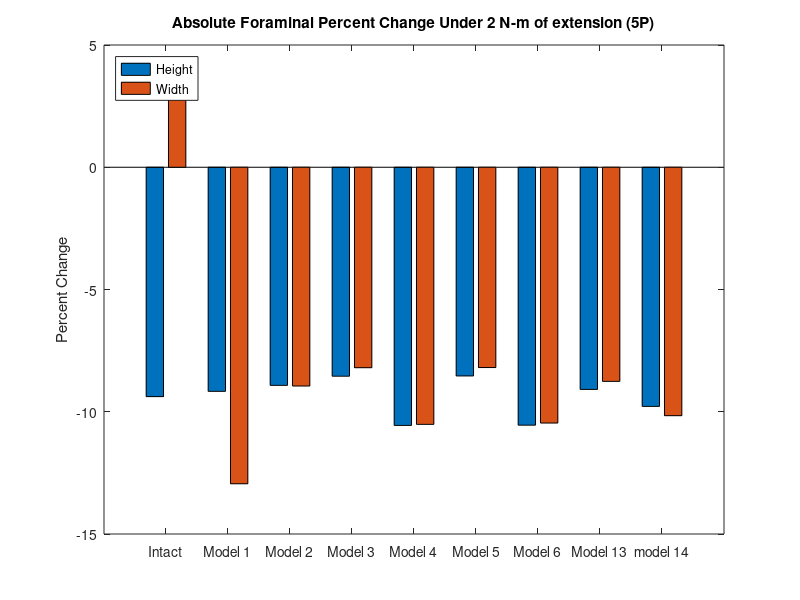
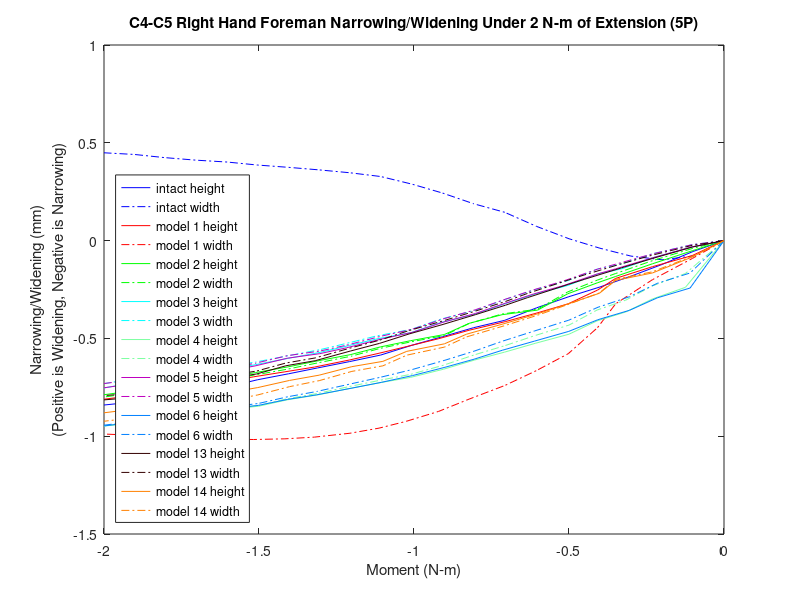

MATLAB code to generate these figures, in order:
%% foreman height and width narrowing/widening 

% 5P!!

% for all models for the c3-c4 left hand side foreman under lateral bending (_n)
% 1297,16439,17116,14886

% Values for displacements have not been replaced. base coordinates have,
% but need checking. 
k=21;
zero1=[0 0 0 0 0 0 0 0 0 0 0 0 0 0 0 0 0 0 0 0 0];

mag15y=zero1;
mag15x=zero1;
width15=zero1;
height15=zero1;

mag14y=zero1;
mag14x=zero1;
width14=zero1;
height14=zero1;

mag13y=zero1;
mag13x=zero1;
width13=zero1;
height13=zero1;

mag6y=zero1;
mag6x=zero1;
width6=zero1;
height6=zero1;

mag5y=zero1;
mag5x=zero1;
width5=zero1;
height5=zero1;

mag4y=zero1;
mag4x=zero1;
width4=zero1;
height4=zero1;

mag3y=zero1;
mag3x=zero1;
width3=zero1;
height3=zero1;


mag2y=zero1;
mag2x=zero1;
width2=zero1;
height2=zero1;

mag1y=zero1;
mag1x=zero1;
width1=zero1;
height1=zero1;
% 1297,16439,17116,14886
%% model15_intact_TLC_5P
t15=[2 2.05 2.1 2.15 2.2 2.25 2.30198 2.35365 2.40358 2.45421 2.50322 2.55384 2.60384 2.65565 2.70225 2.75206 2.80139 2.85108 2.90339 2.95085 3];

% 1297
aa1=12.7746+[4.8745400e-01   1.1863800e+00   1.9156900e+00   2.5561000e+00   3.1641400e+00   3.7114100e+00   4.3140200e+00   4.9591400e+00   5.3380600e+00   5.7888900e+00   6.1645900e+00   6.5071100e+00   6.7002000e+00   6.8935000e+00   7.0758600e+00   7.2539300e+00   7.4653800e+00   7.5780800e+00   7.7261800e+00   7.8959100e+00   7.9886500e+00];
aa2=447.736+[1.5391800e+00   1.0799900e+00   1.3890300e+00   2.0732700e+00   2.9525900e+00   3.8744100e+00   5.0068800e+00   6.2811300e+00   7.0394900e+00   7.9514300e+00   8.7409200e+00   9.4973100e+00   9.9262100e+00   1.0312900e+01   1.0652600e+01   1.0994400e+01   1.1424600e+01   1.1661100e+01   1.1982100e+01   1.2359500e+01   1.2564000e+01];
aa3=-690.116+[-1.1235400e+00  -1.4636900e+00  -1.9049300e+00  -2.3407300e+00  -2.7906000e+00  -3.2281800e+00  -3.7575200e+00  -4.3794100e+00  -4.7612100e+00  -5.2410600e+00  -5.6698800e+00  -6.1043600e+00  -6.3676600e+00  -6.6124700e+00  -6.8371700e+00  -7.0646400e+00  -7.3494600e+00  -7.5059900e+00  -7.7183800e+00  -7.9693100e+00  -8.1070800e+00];

% 16439
ab1=13.5613+[3.1910900e-01   8.1669200e-01   1.3445700e+00   1.8175700e+00   2.2714000e+00   2.6844800e+00   3.1438200e+00   3.6420300e+00   3.9382000e+00   4.2939700e+00   4.5912000e+00   4.8624200e+00   5.0198100e+00   5.1778700e+00   5.3269900e+00   5.4733100e+00   5.6488100e+00   5.7432200e+00   5.8678700e+00   6.0091500e+00   6.0858800e+00];
ab2=447.206+[1.0864800e+00   7.3136500e-01   9.9553000e-01   1.5614400e+00   2.2876500e+00   3.0486400e+00   3.9806100e+00   5.0251900e+00   5.6494700e+00   6.3918700e+00   7.0308500e+00   7.6304600e+00   7.9641200e+00   8.2646300e+00   8.5294000e+00   8.7960500e+00   9.1333300e+00   9.3197700e+00   9.5736900e+00   9.8742300e+00   1.0038000e+01];
ab3=-699.132+[-9.9227400e-01  -1.2989800e+00  -1.6761200e+00  -2.0411500e+00  -2.4149900e+00  -2.7759500e+00  -3.2081000e+00  -3.7107100e+00  -4.0185200e+00  -4.4014200e+00  -4.7379200e+00  -5.0671500e+00  -5.2621600e+00  -5.4407400e+00  -5.6047400e+00  -5.7697400e+00  -5.9762500e+00  -6.0903700e+00  -6.2454100e+00  -6.4291600e+00  -6.5304900e+00];

% 17116
ac1=16.2684+[3.1756800e-01   8.2701900e-01   1.3597400e+00   1.8322400e+00   2.2834500e+00   2.6925000e+00   3.1444000e+00   3.6329400e+00   3.9229300e+00   4.2728800e+00   4.5645100e+00   4.8301500e+00   4.9839300e+00   5.1399900e+00   5.2876800e+00   5.4322300e+00   5.6048900e+00   5.6975500e+00   5.8195500e+00   5.9572500e+00   6.0320200e+00];
ac2=443.597+[1.2257500e+00   8.7528900e-01   1.1900500e+00   1.8220000e+00   2.6206900e+00   3.4512200e+00   4.4644400e+00   5.5963800e+00   6.2701700e+00   7.0694400e+00   7.7561500e+00   8.4012900e+00   8.7606300e+00   9.0831200e+00   9.3667700e+00   9.6522200e+00   1.0012900e+01   1.0212000e+01   1.0483100e+01   1.0803700e+01   1.0978200e+01];
ac3=-706.266+[-1.1326600e+00  -1.4563100e+00  -1.8942100e+00  -2.3350800e+00  -2.7946100e+00  -3.2410400e+00  -3.7765200e+00  -4.3970800e+00  -4.7754400e+00  -5.2457400e+00  -5.6590300e+00  -6.0652900e+00  -6.3050100e+00  -6.5247100e+00  -6.7255500e+00  -6.9276600e+00  -7.1807500e+00  -7.3205900e+00  -7.5106800e+00  -7.7358000e+00  -7.8596900e+00];

% 14886
ad1=9.91704+[5.2208400e-01   1.2371100e+00   1.9927700e+00   2.6616700e+00   3.2992300e+00   3.8750700e+00   4.5135000e+00   5.2003400e+00   5.6044700e+00   6.0847100e+00   6.4870900e+00   6.8580800e+00   7.0696600e+00   7.2792000e+00   7.4762700e+00   7.6695900e+00   7.9008000e+00   8.0245700e+00   8.1880400e+00   8.3762000e+00   8.4789400e+00];
ad2=444.847+[1.4321600e+00   9.4002600e-01   1.1819400e+00   1.7940400e+00   2.6009100e+00   3.4567200e+00   4.5146800e+00   5.7109400e+00   6.4262100e+00   7.2895100e+00   8.0385300e+00   8.7554700e+00   9.1611400e+00   9.5277700e+00   9.8501100e+00   1.0174900e+01   1.0584200e+01   1.0809700e+01   1.1115900e+01   1.1476400e+01   1.1672100e+01];
ad3=-691.954+[-1.0061900e+00  -1.3159100e+00  -1.6786500e+00  -2.0218300e+00  -2.3701400e+00  -2.7077900e+00  -3.1171100e+00  -3.6025600e+00  -3.9033400e+00  -4.2824200e+00  -4.6219800e+00  -4.9648000e+00  -5.1731600e+00  -5.3670700e+00  -5.5460900e+00  -5.7274400e+00  -5.9546600e+00  -6.0796900e+00  -6.2493100e+00  -6.4500700e+00  -6.5606900e+00];

ya1=aa1-ab1;
ya2=aa2-ab2;
ya3=aa3-ab3;
xa1=ad1-ac1;
xa2=ad2-ac2;
xa3=ad3-ac3;
x15=[xa1',xa2',xa3']
y15=[ya1',ya2',ya3']

for n=1:k
    mag15x(n)=sqrt(x15(n,1)^2+x15(n,2)^2+x15(n,3)^2);
end
for n=1:k
    mag15y(n)=sqrt(y15(n,1)^2+y15(n,2)^2+y15(n,3)^2);
end
for n=1:k
    width15(n)=mag15x(1,1)-mag15x(1,n);
end
for n=1:k
    height15(n)=mag15y(1,1)-mag15y(1,n);
end

%% model1_slideslide_tether/S2_5P
t1=[2 2.05126 2.11533 2.17471 2.20404 2.25121 2.30289 2.35286 2.41117 2.46025 2.51267 2.5564 2.60334 2.66048 2.70822 2.759 2.80923 2.85061 2.90524 2.95003 3];

% 1297
ae1=12.7746+[-3.0399900e-01   5.2145800e-02   5.3880700e-01   1.1173000e+00   1.7313800e+00   2.4946800e+00   3.0514400e+00   3.5766300e+00   4.1254600e+00   4.6661200e+00   5.1888700e+00   5.6341500e+00   6.0820500e+00   6.5730000e+00   6.8878700e+00   7.1861900e+00   7.4760800e+00   7.6813900e+00   7.8839200e+00   8.0443100e+00   8.1945900e+00];
ae2=447.736+[2.4876100e+00   2.4364500e+00   2.4860200e+00   2.5949200e+00   2.7596700e+00   3.0531200e+00   3.3358200e+00   3.6688300e+00   4.1102900e+00   4.6569300e+00   5.3033700e+00   5.9503200e+00   6.7011800e+00   7.6248200e+00   8.2931900e+00   8.9902400e+00   9.7448400e+00   1.0343500e+01   1.0966200e+01   1.1477000e+01   1.1979000e+01];
ae3=-690.116+[-1.1890200e+00  -1.7358800e+00  -2.0616400e+00  -2.4120500e+00  -2.7741800e+00  -3.2320700e+00  -3.5719400e+00  -3.9005800e+00  -4.2663500e+00  -4.6542400e+00  -5.0627100e+00  -5.4447700e+00  -5.8586000e+00  -6.3501100e+00  -6.6932300e+00  -7.0370400e+00  -7.4021200e+00  -7.6913700e+00  -7.9974300e+00  -8.2542800e+00  -8.5122600e+00];

% 16439
af1=13.5613+[-3.2124000e-01  -9.4794800e-02   2.2332400e-01   6.1691400e-01   1.0549600e+00   1.6240900e+00   2.0502400e+00   2.4593300e+00   2.8915900e+00   3.3211800e+00   3.7400900e+00   4.0980700e+00   4.4645600e+00   4.8663700e+00   5.1238900e+00   5.3712000e+00   5.6154800e+00   5.7902400e+00   5.9622000e+00   6.0991400e+00   6.2293700e+00];
af2=447.206+[1.8134300e+00   1.7112300e+00   1.7536400e+00   1.8590300e+00   2.0065900e+00   2.2538800e+00   2.4881100e+00   2.7651100e+00   3.1311900e+00   3.5855200e+00   4.1227400e+00   4.6602200e+00   5.2823600e+00   6.0437300e+00   6.5930000e+00   7.1595000e+00   7.7675200e+00   8.2486600e+00   8.7485500e+00   9.1587600e+00   9.5628100e+00];
af3=-699.132+[-9.0469200e-01  -1.3772600e+00  -1.6554300e+00  -1.9527800e+00  -2.2559200e+00  -2.6361500e+00  -2.9171400e+00  -3.1887700e+00  -3.4909200e+00  -3.8104400e+00  -4.1471500e+00  -4.4631100e+00  -4.8034600e+00  -5.2055400e+00  -5.4832900e+00  -5.7549200e+00  -6.0379600e+00  -6.2590800e+00  -6.4912800e+00  -6.6853800e+00  -6.8802000e+00];

% 17116
ag1=16.2684+[-3.4470400e-01  -1.0821100e-01   2.1523400e-01   6.1095500e-01   1.0473300e+00   1.6126400e+00   2.0348500e+00   2.4389000e+00   2.8649900e+00   3.2865200e+00   3.6964100e+00   4.0458300e+00   4.4021200e+00   4.7920300e+00   5.0404700e+00   5.2792700e+00   5.5148100e+00   5.6829900e+00   5.8485500e+00   5.9795900e+00   6.1031100e+00];
ag2=449.981+[1.9898500e+00   1.9143800e+00   1.9892700e+00   2.1313100e+00   2.3179000e+00   2.6153600e+00   2.8878600e+00   3.2031100e+00   3.6127000e+00   4.1150100e+00   4.7038500e+00   5.2896700e+00   5.9641100e+00   6.7863600e+00   7.3778800e+00   7.9860800e+00   8.6373200e+00   9.1511900e+00   9.6838700e+00   1.0120500e+01   1.0550200e+01];
ag3=-696.273+[-1.0629800e+00  -1.5754800e+00  -1.8959900e+00  -2.2383300e+00  -2.5867200e+00  -3.0253900e+00  -3.3514800e+00  -3.6684500e+00  -4.0235100e+00  -4.4023200e+00  -4.8052800e+00  -5.1861000e+00  -5.5990700e+00  -6.0908500e+00  -6.4334200e+00  -6.7729200e+00  -7.1302500e+00  -7.4105400e+00  -7.7051700e+00  -7.9506700e+00  -8.1961800e+00];

% 14886
ah1=9.91704+[-2.6361700e-01   1.0085600e-01   6.0690400e-01   1.2119400e+00   1.8564900e+00   2.6584400e+00   3.2441300e+00   3.7979200e+00   4.3783700e+00   4.9528900e+00   5.5109800e+00   5.9881400e+00   6.4704600e+00   7.0004400e+00   7.3425200e+00   7.6672800e+00   7.9847200e+00   8.2113800e+00   8.4355400e+00   8.6144500e+00   8.7841500e+00];
ah2=448.847+[2.3816500e+00   2.2909800e+00   2.2902300e+00   2.3431300e+00   2.4511700e+00   2.6766500e+00   2.9107600e+00   3.1977800e+00   3.5897600e+00   4.0852800e+00   4.6800600e+00   5.2815900e+00   5.9854700e+00   6.8576200e+00   7.4919900e+00   8.1567200e+00   8.8790500e+00   9.4540000e+00   1.0053800e+01   1.0546500e+01   1.1031000e+01];
ah3=-691.954+[-1.0819800e+00  -1.5741400e+00  -1.8406400e+00  -2.1289500e+00  -2.4294900e+00  -2.8102100e+00  -3.0920800e+00  -3.3636700e+00  -3.6641900e+00  -3.9804400e+00  -4.3107400e+00  -4.6179700e+00  -4.9483600e+00  -5.3380300e+00  -5.6081100e+00  -5.8748400e+00  -6.1550400e+00  -6.3763300e+00  -6.6107700e+00  -6.8084800e+00  -7.0081000e+00];

xb1=ah1-ag1;
xb2=ah2-ag2;
xb3=ah3-ag3;
yb1=ae1-af1;
yb2=ae2-af2;
yb3=ae3-af3;
y1=[yb1',yb2',yb3'];
x1=[xb1',xb2',xb3'];

for n=1:k
    mag1x(n)=sqrt(x1(n,1)^2+x1(n,2)^2+x1(n,3)^2);
end
for n=1:k
    mag1y(n)=sqrt(y1(n,1)^2+y1(n,2)^2+y1(n,3)^2);
end
for n=1:k
    height1(n)=mag1y(1,1)-mag1y(1,n);
end
for n=1:k
    width1(n)=mag1x(1,1)-mag1x(1,n);
end
%% model2_SlideSlide_NoTether/S2_5P
t2=[2 2.05126 2.11533 2.17471 2.20447 2.25221 2.30059 2.35788 2.41099 2.45099 2.50605 2.55427 2.60174 2.65492 2.70335 2.75569 2.80363 2.85302 2.90564 2.95047 3];

% 1297
ai1=12.7746+[-1.7128900e-01  -4.0596400e-02   2.5208200e-01   5.9891700e-01   7.9039700e-01   1.1535300e+00   1.7724100e+00   1.9683100e+00   2.3717900e+00   2.9605700e+00   3.3220100e+00   3.7059900e+00   4.2135400e+00   4.6666300e+00   5.1172600e+00   5.5573000e+00   5.9392300e+00   6.3213900e+00   6.6543900e+00   6.9943200e+00   7.3252300e+00];
ai2=447.736+[2.9455100e+00   2.9097700e+00   2.9802500e+00   3.0959100e+00   3.1669100e+00   3.3093700e+00   3.5768700e+00   3.6648000e+00   3.8557300e+00   4.1635100e+00   4.3737600e+00   4.6222700e+00   4.9955400e+00   5.3727200e+00   5.7915200e+00   6.2539200e+00   6.7064800e+00   7.1877700e+00   7.6390100e+00   8.1350900e+00   8.6627500e+00];
ai3=-690.116+[-1.4399000e+00  -1.6986800e+00  -1.9887800e+00  -2.2814700e+00  -2.4334700e+00  -2.7047000e+00  -3.1401900e+00  -3.2728900e+00  -3.5426400e+00  -3.9286500e+00  -4.1678100e+00  -4.4269000e+00  -4.7804700e+00  -5.1078500e+00  -5.4434100e+00  -5.7869800e+00  -6.1011900e+00  -6.4254700e+00  -6.7144000e+00  -7.0173700e+00  -7.3253500e+00];

% 16439
aj1=13.5613+[-2.2044400e-01  -1.4360800e-01   2.2229800e-02   2.2841000e-01   3.4685800e-01   5.8105400e-01   1.0179500e+00   1.1620800e+00   1.4674000e+00   1.9247300e+00   2.2119200e+00   2.5192400e+00   2.9268300e+00   3.2926000e+00   3.6599400e+00   4.0206100e+00   4.3356700e+00   4.6532500e+00   4.9334300e+00   5.2187100e+00   5.4955600e+00];
aj2=447.206+[2.1526800e+00   2.0941900e+00   2.1323900e+00   2.2190800e+00   2.2752000e+00   2.3910200e+00   2.6008500e+00   2.6697000e+00   2.8171800e+00   3.0605800e+00   3.2298000e+00   3.4329600e+00   3.7424500e+00   4.0583100e+00   4.4093600e+00   4.7970400e+00   5.1765600e+00   5.5803400e+00   5.9575300e+00   6.3707000e+00   6.8089800e+00];
aj3=-699.132+[-1.1264800e+00  -1.3334500e+00  -1.5601100e+00  -1.7902700e+00  -1.9098200e+00  -2.1239300e+00  -2.4673800e+00  -2.5729500e+00  -2.7887400e+00  -3.1009900e+00  -3.2966400e+00  -3.5106100e+00  -3.8049600e+00  -4.0793700e+00  -4.3605200e+00  -4.6484700e+00  -4.9115900e+00  -5.1827300e+00  -5.4223300e+00  -5.6715100e+00  -5.9223300e+00];

% 17116
ak1=16.2684+[-2.4201000e-01  -1.5834100e-01   1.4163300e-02   2.2391900e-01   3.4305200e-01   5.7658400e-01   1.0098500e+00   1.1522800e+00   1.4536800e+00   1.9040900e+00   2.1865000e+00   2.4883600e+00   2.8877900e+00   3.2451700e+00   3.6038900e+00   3.9565700e+00   4.2645500e+00   4.5746700e+00   4.8490100e+00   5.1285200e+00   5.3993000e+00];
ak2=449.981+[2.3669000e+00   2.3147800e+00   2.3770700e+00   2.4922400e+00   2.5640800e+00   2.7088900e+00   2.9667500e+00   3.0504100e+00   3.2277900e+00   3.5147600e+00   3.7109300e+00   3.9433800e+00   4.2929800e+00   4.6462500e+00   5.0352600e+00   5.4611100e+00   5.8752900e+00   6.3142400e+00   6.7220900e+00   7.1672900e+00   7.6381700e+00];
ak3=-696.273+[-1.3288600e+00  -1.5500300e+00  -1.8111900e+00  -2.0785500e+00  -2.2176000e+00  -2.4663100e+00  -2.8660500e+00  -2.9888100e+00  -3.2393800e+00  -3.6026100e+00  -3.8301400e+00  -4.0792600e+00  -4.4224600e+00  -4.7431600e+00  -5.0728800e+00  -5.4124100e+00  -5.7243800e+00  -6.0465500e+00  -6.3331800e+00  -6.6338500e+00  -6.9389000e+00];

% 14886
al1=9.91704+[-1.2909300e-01   3.3129300e-03   3.0857500e-01   6.7418100e-01   8.7714300e-01   1.2627500e+00   1.9202000e+00   2.1283100e+00   2.5570100e+00   3.1825300e+00   3.5671700e+00   3.9765000e+00   4.5186300e+00   5.0038200e+00   5.4866800e+00   5.9578100e+00   6.3671600e+00   6.7774000e+00   7.1343400e+00   7.4985100e+00   7.8536200e+00];
al2=444.847+[2.8113300e+00   2.7596000e+00   2.7890500e+00   2.8583800e+00   2.9046500e+00   3.0030800e+00   3.2016000e+00   3.2690900e+00   3.4194400e+00   3.6713400e+00   3.8482000e+00   4.0616700e+00   4.3891000e+00   4.7255700e+00   5.1046700e+00   5.5291700e+00   5.9489200e+00   6.3978900e+00   6.8218400e+00   7.2906500e+00   7.7918300e+00];
al3=-691.954+[-1.2862800e+00  -1.5202400e+00  -1.7566900e+00  -1.9930400e+00  -2.1160200e+00  -2.3367300e+00  -2.6922500e+00  -2.8010100e+00  -3.0226500e+00  -3.3406400e+00  -3.5383100e+00  -3.7528500e+00  -4.0461500e+00  -4.3178300e+00  -4.5957900e+00  -4.8793200e+00  -5.1375500e+00  -5.4038200e+00  -5.6393800e+00  -5.8843800e+00  -6.1316000e+00];

xc1=al1-ak1;
xc2=al2-ak2;
xc3=al3-ak3;
yd1=ai1-aj1;
yd2=ai2-aj2;
yd3=ai3-aj3;
y2=[yd1',yd2',yd3'];
x2=[xc1',xc2',xc3'];

for n=1:k
    mag2x(n)=sqrt(x2(n,1)^2+x2(n,2)^2+x2(n,3)^2);
end
for n=1:k
    mag2y(n)=sqrt(y2(n,1)^2+y2(n,2)^2+y2(n,3)^2);
end
for n=1:k
    height2(n)=mag2y(1,1)-mag2y(1,n);
end
for n=1:k
    width2(n)=mag2x(1,1)-mag2x(1,n);
end

%% model3_APSlide_Tether/S2_5P
t3=[2 2.05126 2.11533 2.16533 2.20361 2.25215 2.30482 2.35211 2.4011 2.4565 2.50468 2.55973 2.60432 2.65144 2.70196 2.75595 2.80367 2.85248 2.91084 2.96199 3];
% 1297
am1=12.7746+[3.3679900e-01   3.7451000e-01   4.8744500e-01   6.3559100e-01   7.1292900e-01   9.0995300e-01   1.0754600e+00   1.2676100e+00   1.5121900e+00   1.7307100e+00   2.0338200e+00   2.2508000e+00   2.5042600e+00   2.7992900e+00   3.0818300e+00   3.4292000e+00   3.7135000e+00   4.0379400e+00   4.4686200e+00   4.6179400e+00   4.9286200e+00];
am2=447.736+[2.5609300e+00   2.5531300e+00   2.6039300e+00   2.6865200e+00   2.7332100e+00   2.8577200e+00   2.9660100e+00   3.0983000e+00   3.2687300e+00   3.4207400e+00   3.6300700e+00   3.7795700e+00   3.9565400e+00   4.1659600e+00   4.3708900e+00   4.6311900e+00   4.8513400e+00   5.1115700e+00   5.4736400e+00   5.6027700e+00   5.8811200e+00];
am3=-690.116+[-1.7303000e+00  -1.8051200e+00  -1.9613700e+00  -2.1391400e+00  -2.2266400e+00  -2.4383900e+00  -2.6069500e+00  -2.7990500e+00  -3.0332300e+00  -3.2319100e+00  -3.4948200e+00  -3.6733100e+00  -3.8780600e+00  -4.1125900e+00  -4.3323700e+00  -4.5991200e+00  -4.8161100e+00  -5.0621300e+00  -5.3895500e+00  -5.5035900e+00  -5.7424000e+00];
% 16439
an1=13.5613+[1.6922800e-01   1.9348500e-01   2.4898300e-01   3.2086300e-01   3.5931400e-01   4.6016000e-01   5.4926300e-01   6.6213200e-01   8.1633700e-01   9.6490600e-01   1.1830000e+00   1.3444800e+00   1.5376600e+00   1.7675600e+00   1.9908400e+00   2.2689300e+00   2.5003200e+00   2.7680400e+00   3.1261300e+00   3.2502700e+00   3.5083400e+00];
an2=447.206+[1.8377900e+00   1.8119300e+00   1.8265600e+00   1.8736700e+00   1.9035600e+00   1.9904100e+00   2.0695600e+00   2.1670600e+00   2.2922500e+00   2.4011600e+00   2.5531300e+00   2.6632500e+00   2.7943500e+00   2.9526400e+00   3.1109700e+00   3.3164900e+00   3.4920100e+00   3.7023600e+00   3.9998000e+00   4.1071200e+00   4.3403400e+00];
an3=-699.132+[-1.4183800e+00  -1.4591200e+00  -1.5568100e+00  -1.6766500e+00  -1.7373600e+00  -1.8874200e+00  -2.0092200e+00  -2.1488900e+00  -2.3210500e+00  -2.4686400e+00  -2.6675300e+00  -2.8049700e+00  -2.9647200e+00  -3.1505600e+00  -3.3274600e+00  -3.5446900e+00  -3.7221400e+00  -3.9248200e+00  -4.1968600e+00  -4.2921100e+00  -4.4922800e+00];
% 17116
ao1=16.2684+[1.5435300e-01   1.8291700e-01   2.4532200e-01   3.2264800e-01   3.6309200e-01   4.6676300e-01   5.5653700e-01   6.6871000e-01   8.2062200e-01   9.6650800e-01   1.1799700e+00   1.3378400e+00   1.5265200e+00   1.7508000e+00   1.9683500e+00   2.2387900e+00   2.4636300e+00   2.7240000e+00   3.0725100e+00   3.1933400e+00   3.4446400e+00];
ao2=449.981+[2.0571100e+00   2.0308000e+00   2.0528700e+00   2.1125900e+00   2.1495700e+00   2.2558500e+00   2.3519000e+00   2.4697200e+00   2.6208900e+00   2.7523600e+00   2.9352700e+00   3.0670000e+00   3.2229900e+00   3.4098600e+00   3.5950300e+00   3.8331500e+00   4.0349000e+00   4.2744400e+00   4.6098200e+00   4.7301000e+00   4.9900300e+00];
ao3=-696.273+[-1.6334300e+00  -1.6780700e+00  -1.7913900e+00  -1.9314800e+00  -2.0025400e+00  -2.1785000e+00  -2.3212200e+00  -2.4847700e+00  -2.6864800e+00  -2.8594800e+00  -3.0929600e+00  -3.2546500e+00  -3.4424600e+00  -3.6607100e+00  -3.8682700e+00  -4.1229400e+00  -4.3308900e+00  -4.5683000e+00  -4.8868500e+00  -4.9983400e+00  -5.2326800e+00];
% 14886
ap1=9.91704+[3.8729600e-01   4.2378900e-01   5.3982000e-01   6.9523700e-01   7.7722700e-01   9.8787800e-01   1.1661600e+00   1.3747100e+00   1.6407600e+00   1.8783900e+00   2.2074400e+00   2.4426700e+00   2.7175600e+00   3.0374200e+00   3.3435800e+00   3.7200100e+00   4.0281000e+00   4.3791900e+00   4.8446400e+00   5.0059200e+00   5.3411600e+00];
ap2=444.847+[2.4108500e+00   2.3967600e+00   2.4270000e+00   2.4832000e+00   2.5162400e+00   2.6065600e+00   2.6869000e+00   2.7869000e+00   2.9180700e+00   3.0370200e+00   3.2036100e+00   3.3245200e+00   3.4693000e+00   3.6429400e+00   3.8153300e+00   4.0374200e+00   4.2275200e+00   4.4551500e+00   4.7762200e+00   4.8916500e+00   5.1424100e+00];
ap3=-691.954+[-1.5620500e+00  -1.6244100e+00  -1.7492100e+00  -1.8905900e+00  -1.9602300e+00  -2.1291600e+00  -2.2640800e+00  -2.4184700e+00  -2.6070300e+00  -2.7670000e+00  -2.9791000e+00  -3.1232200e+00  -3.2888500e+00  -3.4791200e+00  -3.6580500e+00  -3.8762100e+00  -4.0541500e+00  -4.2565600e+00  -4.5270900e+00  -4.6216300e+00  -4.8200900e+00];

xe1=ap1-ao1;
xe2=ap2-ao2;
xe3=ap3-ao3;
yf1=am1-an1;
yf2=am2-an2;
yf3=am3-an3;
y3=[yf1',yf2',yf3'];
x3=[xe1',xe2',xe3'];

for n=1:k
    mag3x(n)=sqrt(x3(n,1)^2+x3(n,2)^2+x3(n,3)^2);
end
for n=1:k
    mag3y(n)=sqrt(y3(n,1)^2+y3(n,2)^2+y3(n,3)^2);
end
for n=1:k
    height3(n)=mag3y(1,1)-mag3y(1,n);
end
for n=1:k
    width3(n)=mag3x(1,1)-mag3x(1,n);
end


%% model4_APSlide_NoTether/S2_5P
t4=[2 2.0622 2.11523 2.15852 2.20492 2.25001 2.30364 2.35417 2.40231 2.45225 2.50547 2.55011 2.60474 2.65523 2.70472 2.7507 2.80007 2.85772 2.90074 2.95442 3];
% 1297
aq1=12.7746+[-4.3484900e-01   1.3797900e+00   2.2210700e+00   3.0211000e+00   3.5333300e+00   4.2925800e+00   4.8360700e+00   5.3838300e+00   5.8402000e+00   6.2999500e+00   6.6392200e+00   6.8091200e+00   7.0153400e+00   7.2192200e+00   7.3809700e+00   7.5861400e+00   7.6873700e+00   7.8542700e+00   8.0093800e+00   8.1334100e+00   8.2592900e+00];
aq2=447.736+[2.5760800e+00   1.5606800e+00   1.7165300e+00   2.4000500e+00   3.1057200e+00   4.4156400e+00   5.4569000e+00   6.5622800e+00   7.5290200e+00   8.5855800e+00   9.4451700e+00   9.8843700e+00   1.0395000e+01   1.0881300e+01   1.1268400e+01   1.1777900e+01   1.2036100e+01   1.2453800e+01   1.2843200e+01   1.3167200e+01   1.3501500e+01];
aq3=-690.116+[-9.0088400e-02  -2.1658400e+00  -2.6070300e+00  -3.1149400e+00  -3.4892600e+00  -4.0985600e+00  -4.5732900e+00  -5.0984200e+00  -5.5778700e+00  -6.1190400e+00  -6.5719400e+00  -6.8161900e+00  -7.1089200e+00  -7.3996000e+00  -7.6338800e+00  -7.9430800e+00  -8.1014400e+00  -8.3600100e+00  -8.6031700e+00  -8.8060700e+00  -9.0182900e+00];
% 16439
ar1=13.5613+[-4.2097600e-01   9.0625400e-01   1.5171300e+00   2.1103900e+00   2.4981200e+00   3.0827900e+00   3.5077200e+00   3.9373100e+00   4.2990700e+00   4.6666900e+00   4.9375700e+00   5.0738500e+00   5.2461500e+00   5.4154200e+00   5.5493300e+00   5.7196700e+00   5.8060700e+00   5.9475600e+00   6.0791000e+00   6.1851700e+00   6.2941600e+00];
ar2=447.206+[1.7838300e+00   1.0764100e+00   1.2501300e+00   1.8276400e+00   2.4089100e+00   3.4897300e+00   4.3494300e+00   5.2598500e+00   6.0526700e+00   6.9098400e+00   7.6005000e+00   7.9492200e+00   8.3483300e+00   8.7293800e+00   9.0339400e+00   9.4362100e+00   9.6398500e+00   9.9709800e+00   1.0281300e+01   1.0540400e+01   1.0808400e+01];
ar3=-699.132+[7.7023900e-02  -1.8292300e+00  -2.2181500e+00  -2.6453200e+00  -2.9536800e+00  -3.4507100e+00  -3.8380100e+00  -4.2663200e+00  -4.6551600e+00  -5.0862600e+00  -5.4390700e+00  -5.6255400e+00  -5.8432600e+00  -6.0592200e+00  -6.2332200e+00  -6.4627300e+00  -6.5806400e+00  -6.7735200e+00  -6.9553800e+00  -7.1074200e+00  -7.2668300e+00];
% 17116
as1=16.2684+[-4.5758100e-01   9.0385500e-01   1.5145700e+00   2.1036500e+00   2.4863400e+00   3.0593900e+00   3.4742900e+00   3.8919100e+00   4.2419500e+00   4.5969800e+00   4.8554900e+00   4.9847700e+00   5.1499000e+00   5.3118200e+00   5.4397300e+00   5.6020800e+00   5.6846200e+00   5.8201200e+00   5.9457500e+00   6.0465100e+00   6.1498200e+00];
as2=449.981+[1.9827400e+00   1.2873900e+00   1.5060100e+00   2.1553700e+00   2.7960600e+00   3.9751500e+00   4.9078900e+00   5.8933300e+00   6.7499000e+00   7.6737700e+00   8.4183400e+00   8.7948100e+00   9.2248500e+00   9.6353100e+00   9.9629800e+00   1.0394900e+01   1.0613100e+01   1.0966900e+01   1.1298100e+01   1.1574200e+01   1.1859900e+01];
as3=-696.273+[-9.3101500e-02  -2.0474500e+00  -2.4877900e+00  -2.9971500e+00  -3.3754300e+00  -3.9922900e+00  -4.4740500e+00  -5.0043300e+00  -5.4840700e+00  -6.0167000e+00  -6.4543100e+00  -6.6857300e+00  -6.9563600e+00  -7.2239400e+00  -7.4395700e+00  -7.7241500e+00  -7.8701000e+00  -8.1084000e+00  -8.3327100e+00  -8.5201300e+00  -8.7164500e+00];
% 14886
at1=9.91704+[-3.8613900e-01   1.4604300e+00   2.3363300e+00   3.1745800e+00   3.7148900e+00   4.5205000e+00   5.0992200e+00   5.6858200e+00   6.1775600e+00   6.6764600e+00   7.0511200e+00   7.2410900e+00   7.4711800e+00   7.6991800e+00   7.8805400e+00   8.1115300e+00   8.2257100e+00   8.4133000e+00   8.5879700e+00   8.7285000e+00   8.8716000e+00];
at2=444.847+[2.4369800e+00   1.3711100e+00   1.4611900e+00   2.0630400e+00   2.7081900e+00   3.9245600e+00   4.8999700e+00   5.9394600e+00   6.8515600e+00   7.8519400e+00   8.6663600e+00   9.0819600e+00   9.5655700e+00   1.0026400e+01   1.0393900e+01   1.0878800e+01   1.1125200e+01   1.1524800e+01   1.1898100e+01   1.2209000e+01   1.2530500e+01];
at3=-691.954+[6.2514600e-02  -1.9770000e+00  -2.3519300e+00  -2.7595500e+00  -3.0506400e+00  -3.5197200e+00  -3.8858600e+00  -4.2945600e+00  -4.6703600e+00  -5.0947400e+00  -5.4491600e+00  -5.6402700e+00  -5.8683100e+00  -6.0960500e+00  -6.2799600e+00  -6.5229300e+00  -6.6474800e+00  -6.8515000e+00  -7.0440100e+00  -7.2050500e+00  -7.3740200e+00];

xg1=at1-as1;
xg2=at2-as2;
xg3=at3-as3;
yh1=aq1-ar1;
yh2=aq2-ar2;
yh3=aq3-ar3;
y4=[yh1',yh2',yh3'];
x4=[xg1',xg2',xg3'];

for n=1:k
    mag4x(n)=sqrt(x4(n,1)^2+x4(n,2)^2+x4(n,3)^2);
end
for n=1:k
    mag4y(n)=sqrt(y4(n,1)^2+y4(n,2)^2+y4(n,3)^2);
end
for n=1:k
    height4(n)=mag4y(1,1)-mag4y(1,n);
end
for n=1:k
    width4(n)=mag4x(1,1)-mag4x(1,n);
end

%% model5_LatSlide_Tether/S2_5P
t5=[2 2.05126 2.11533 2.17471 2.20404 2.25806 2.30703 2.35279 2.40109 2.45138 2.50274 2.55389 2.60894 2.65187 2.70418 2.75649 2.80083 2.85242 2.90526 2.95387 3];
% 1297
au1=12.7746+[3.1852000e-01   3.5404200e-01   4.6225100e-01   6.0486900e-01   6.7954000e-01   8.7054600e-01   1.0313800e+00   1.2186100e+00   1.4492700e+00   1.6626500e+00   1.9659600e+00   2.2020600e+00   2.5313400e+00   2.7858200e+00   3.0038900e+00   3.4148200e+00   3.7018000e+00   3.9464700e+00   4.3042100e+00   4.5242900e+00   4.8154100e+00];
au2=447.736+[2.6057600e+00   2.5981200e+00   2.6465600e+00   2.7251500e+00   2.7696400e+00   2.8886100e+00   2.9930100e+00   3.1213800e+00   3.2823000e+00   3.4317500e+00   3.6424600e+00   3.8060900e+00   4.0377900e+00   4.2200200e+00   4.3789300e+00   4.6878700e+00   4.9114600e+00   5.1074900e+00   5.4041000e+00   5.5917200e+00   5.8491600e+00];
au3=-690.116+[-1.7472500e+00  -1.8215700e+00  -1.9761900e+00  -2.1508800e+00  -2.2366200e+00  -2.4438600e+00  -2.6088800e+00  -2.7973900e+00  -3.0196400e+00  -3.2155300e+00  -3.4810500e+00  -3.6765900e+00  -3.9429600e+00  -4.1451400e+00  -4.3151500e+00  -4.6318500e+00  -4.8506700e+00  -5.0366000e+00  -5.3083900e+00  -5.4760000e+00  -5.6991100e+00];
% 16439
av1=13.5613+[1.4615900e-01   1.6817100e-01   2.2012000e-01   2.8843100e-01   3.2526400e-01   4.2232500e-01   5.0836800e-01   6.1756000e-01   7.6183700e-01   9.0581100e-01   1.1225400e+00   1.2975400e+00   1.5489200e+00   1.7478600e+00   1.9199700e+00   2.2491600e+00   2.4831700e+00   2.6850700e+00   2.9821700e+00   3.1649600e+00   3.4066100e+00];
av2=447.206+[1.8708400e+00   1.8450800e+00   1.8565900e+00   1.8992500e+00   1.9268800e+00   2.0088000e+00   2.0847600e+00   2.1792900e+00   2.2978000e+00   2.4049400e+00   2.5581100e+00   2.6789700e+00   2.8513600e+00   2.9900800e+00   3.1131400e+00   3.3572000e+00   3.5358800e+00   3.6942900e+00   3.9371700e+00   4.0928100e+00   4.3083400e+00];
av3=-699.132+[-1.4334300e+00  -1.4740000e+00  -1.5696700e+00  -1.6859700e+00  -1.7448000e+00  -1.8904600e+00  -2.0090300e+00  -2.1455500e+00  -2.3084200e+00  -2.4533300e+00  -2.6534200e+00  -2.8036800e+00  -3.0114500e+00  -3.1720300e+00  -3.3088400e+00  -3.5664900e+00  -3.7454000e+00  -3.8984600e+00  -4.1237600e+00  -4.2635200e+00  -4.4504200e+00];
% 17116
aw1=16.2684+[1.3041600e-01   1.5685100e-01   2.1587500e-01   2.8977000e-01   3.2867700e-01   4.2886900e-01   5.1579400e-01   6.2463500e-01   7.6696400e-01   9.0840100e-01   1.1206100e+00   1.2917000e+00   1.5371800e+00   1.7311600e+00   1.8988300e+00   2.2190200e+00   2.4464900e+00   2.6428300e+00   2.9319100e+00   3.1098700e+00   3.3452400e+00];
aw2=449.981+[2.0970500e+00   2.0707600e+00   2.0889900e+00   2.1432400e+00   2.1774100e+00   2.2774700e+00   2.3695100e+00   2.4835400e+00   2.6264000e+00   2.7555700e+00   2.9396900e+00   3.0841200e+00   3.2887200e+00   3.4520500e+00   3.5958300e+00   3.8784700e+00   4.0834800e+00   4.2639500e+00   4.5384400e+00   4.7131700e+00   4.9536400e+00];
aw3=-696.273+[-1.6551300e+00  -1.6996500e+00  -1.8104000e+00  -1.9460500e+00  -2.0147400e+00  -2.1852100e+00  -2.3240400e+00  -2.4838400e+00  -2.6746400e+00  -2.8444700e+00  -3.0792700e+00  -3.2560200e+00  -3.5001700e+00  -3.6887000e+00  -3.8492100e+00  -4.1513500e+00  -4.3610600e+00  -4.5403800e+00  -4.8042300e+00  -4.9678500e+00  -5.1866200e+00];
% 14886
ax1=9.91704+[3.7090600e-01   4.0506200e-01   5.1597600e-01   6.6537500e-01   7.4442600e-01   9.4833500e-01   1.1214100e+00   1.3244300e+00   1.5752900e+00   1.8074300e+00   2.1369200e+00   2.3930400e+00   2.7503600e+00   3.0264400e+00   3.2628400e+00   3.7082900e+00   4.0192400e+00   4.2841300e+00   4.6710000e+00   4.9087000e+00   5.2228300e+00];
ax2=444.847+[2.4504300e+00   2.4366700e+00   2.4652000e+00   2.5183400e+00   2.5496900e+00   2.6357200e+00   2.7130500e+00   2.8100000e+00   2.9337700e+00   3.0506000e+00   3.2180800e+00   3.3503500e+00   3.5402900e+00   3.6917800e+00   3.8255000e+00   4.0891200e+00   4.2826000e+00   4.4539300e+00   4.7160500e+00   4.8833700e+00   5.1148800e+00];
ax3=-691.954+[-1.5725900e+00  -1.6344400e+00  -1.7579800e+00  -1.8970400e+00  -1.9653400e+00  -2.1308300e+00  -2.2629500e+00  -2.4144400e+00  -2.5933500e+00  -2.7509900e+00  -2.9651200e+00  -3.1229800e+00  -3.3384900e+00  -3.5025700e+00  -3.6409500e+00  -3.8998300e+00  -4.0792800e+00  -4.2321800e+00  -4.4565000e+00  -4.5953400e+00  -4.7806800e+00];

xi1=ax1-aw1;
xi2=ax2-aw2;
xi3=ax3-aw3;
yj1=au1-av1;
yj2=au2-av2;
yj3=au3-av3;
y5=[yj1',yj2',yj3'];
x5=[xi1',xi2',xi3'];

for n=1:k
    mag5x(n)=sqrt(x5(n,1)^2+x5(n,2)^2+x5(n,3)^2);
end
for n=1:k
    mag5y(n)=sqrt(y5(n,1)^2+y5(n,2)^2+y5(n,3)^2);
end
for n=1:k
    height5(n)=mag5y(1,1)-mag5y(1,n);
end
for n=1:k
    width5(n)=mag5x(1,1)-mag5x(1,n);
end


%% model6_LatSlide_NoTether/S2_5P
t6=[2 2.05467 2.1077 2.15244 2.20335 2.25035 2.30555 2.35774 2.40313 2.45015 2.50252 2.55284 2.60017 2.65712 2.70364 2.75106 2.80515 2.85128 2.90047 2.95082 3];
% 1297
ay1=12.7746+[-4.3481100e-01   6.8641300e-01   1.3843700e+00   2.2070600e+00   2.7986600e+00   3.4836700e+00   4.0507600e+00   4.6108600e+00   5.1633900e+00   5.6555000e+00   6.1652400e+00   6.5704500e+00   6.8583700e+00   7.1393600e+00   7.3168800e+00   7.5346600e+00   7.6600000e+00   7.8238000e+00   7.9668100e+00   8.1108300e+00   8.2447100e+00];
ay2=447.736+[2.5760400e+00   2.1744400e+00   2.1975500e+00   2.3824200e+00   2.6580000e+00   3.1871000e+00   3.8059000e+00   4.5835400e+00   5.4995100e+00   6.4381800e+00   7.5201300e+00   8.4662100e+00   9.2430800e+00   1.0048700e+01   1.0549900e+01   1.1163100e+01   1.1527600e+01   1.1993500e+01   1.2382200e+01   1.2772800e+01   1.3141300e+01];
ay3=-690.116+[-9.1370300e-02  -2.0257800e+00  -2.3811400e+00  -2.8262900e+00  -3.1713800e+00  -3.6144700e+00  -4.0132300e+00  -4.4416500e+00  -4.9101000e+00  -5.3773000e+00  -5.9140800e+00  -6.3809700e+00  -6.7610300e+00  -7.1546800e+00  -7.4110600e+00  -7.7391900e+00  -7.9395200e+00  -8.2048700e+00  -8.4337100e+00  -8.6676700e+00  -8.8916100e+00];
% 16439
az1=13.5613+[-4.2095300e-01   3.5764500e-01   8.5540000e-01   1.4597700e+00   1.9032500e+00   2.4252300e+00   2.8635100e+00   3.3015200e+00   3.7379600e+00   4.1318400e+00   4.5417700e+00   4.8704600e+00   5.1078400e+00   5.3439100e+00   5.4927900e+00   5.6753200e+00   5.7826600e+00   5.9229200e+00   6.0449900e+00   6.1684300e+00   6.2845100e+00];
az2=447.206+[1.7840500e+00   1.5160100e+00   1.5667600e+00   1.7487000e+00   1.9854900e+00   2.4251100e+00   2.9381600e+00   3.5831900e+00   4.3421100e+00   5.1148200e+00   6.0051300e+00   6.7799100e+00   7.4078200e+00   8.0495500e+00   8.4483500e+00   8.9363600e+00   9.2256900e+00   9.5956500e+00   9.9052700e+00   1.0217500e+01   1.0513000e+01];
az3=-699.132+[7.5821900e-02  -1.6567900e+00  -1.9734600e+00  -2.3577200e+00  -2.6483200e+00  -3.0142200e+00  -3.3404600e+00  -3.6909500e+00  -4.0739200e+00  -4.4541600e+00  -4.8909700e+00  -5.2674200e+00  -5.5672400e+00  -5.8673000e+00  -6.0609200e+00  -6.3070400e+00  -6.4567800e+00  -6.6551400e+00  -6.8265500e+00  -7.0020100e+00  -7.1702200e+00];
% 17116
ba1=16.2684+[-4.5755800e-01   3.4926200e-01   8.5030700e-01   1.4534400e+00   1.8943900e+00   2.4114500e+00   2.8433700e+00   3.2726600e+00   3.6989700e+00   4.0817500e+00   4.4782500e+00   4.7953500e+00   5.0215800e+00   5.2472700e+00   5.3894900e+00   5.5632900e+00   5.6651500e+00   5.7981700e+00   5.9141400e+00   6.0312000e+00   6.1413400e+00];
ba2=449.981+[1.9828700e+00   1.7413600e+00   1.8260600e+00   2.0538200e+00   2.3299500e+00   2.8251200e+00   3.3921300e+00   4.0979800e+00   4.9228600e+00   5.7596600e+00   6.7206300e+00   7.5541900e+00   8.2294300e+00   8.9176800e+00   9.3449500e+00   9.8675500e+00   1.0177200e+01   1.0572800e+01   1.0903500e+01   1.1236600e+01   1.1551400e+01];
ba3=-696.273+[-9.4209400e-02  -1.8850400e+00  -2.2443200e+00  -2.6819500e+00  -3.0185000e+00  -3.4503000e+00  -3.8418000e+00  -4.2678300e+00  -4.7368000e+00  -5.2043700e+00  -5.7426800e+00  -6.2091500e+00  -6.5835000e+00  -6.9620600e+00  -7.2057000e+00  -7.5142400e+00  -7.7015600e+00  -7.9487000e+00  -8.1614100e+00  -8.3786500e+00  -8.5869100e+00];
% 14886
bb1=9.91704+[-3.8609900e-01   7.5530700e-01   1.4794500e+00   2.3381100e+00   2.9572500e+00   3.6775500e+00   4.2768100e+00   4.8718700e+00   5.4614300e+00   5.9899500e+00   6.5409500e+00   6.9808100e+00   7.2986500e+00   7.6096000e+00   7.8069000e+00   8.0508300e+00   8.1925000e+00   8.3779800e+00   8.5395800e+00   8.7027000e+00   8.8545300e+00];
bb2=444.847+[2.4370000e+00   1.9890100e+00   1.9588500e+00   2.0776400e+00   2.3025600e+00   2.7668600e+00   3.3280600e+00   4.0454400e+00   4.8999100e+00   5.7816100e+00   6.8036400e+00   7.7022800e+00   8.4416500e+00   9.2112200e+00   9.6903400e+00   1.0276600e+01   1.0625400e+01   1.1071500e+01   1.1444100e+01   1.1819200e+01   1.2173700e+01];
bb3=-691.954+[6.1123100e-02  -1.8250000e+00  -2.1239500e+00  -2.4992700e+00  -2.7858900e+00  -3.1470800e+00  -3.4668700e+00  -3.8060100e+00  -4.1745800e+00  -4.5410700e+00  -4.9625400e+00  -5.3278300e+00  -5.6225400e+00  -5.9245100e+00  -6.1222200e+00  -6.3767600e+00  -6.5324800e+00  -6.7398100e+00  -6.9196900e+00  -7.1043400e+00  -7.2815400e+00];

xk1=bb1-ba1;
xk2=bb2-ba2;
xk3=bb3-ba3;
yl1=ay1-az1;
yl2=ay2-az2;
yl3=ay3-az3;
y6=[yl1',yl2',yl3'];
x6=[xk1',xk2',xk3'];

for n=1:k
    mag6x(n)=sqrt(x6(n,1)^2+x6(n,2)^2+x6(n,3)^2);
end
for n=1:k
    mag6y(n)=sqrt(y6(n,1)^2+y6(n,2)^2+y6(n,3)^2);
end
for n=1:k
    height6(n)=mag6y(1,1)-mag6y(1,n);
end
for n=1:k
    width6(n)=mag6x(1,1)-mag6x(1,n);
end


%% model13_Fixed_Tether_S2_5P
t13=[2 2.05126 2.11533 2.16533 2.2247 2.25107 2.31707 2.35251 2.40079 2.4548 2.50774 2.55564 2.60228 2.65931 2.70659 2.75382 2.80395 2.85431 2.90296 2.95231 3];
% 1297
bc1=12.7746+[3.8812000e-01   4.3908100e-01   5.8159100e-01   7.4277600e-01   9.6541900e-01   1.0751400e+00   1.3788900e+00   1.5656900e+00   1.8106100e+00   2.0996500e+00   2.3820000e+00   2.7056400e+00   2.9988400e+00   3.4124200e+00   3.6456800e+00   4.0670900e+00   4.3412800e+00   4.6885600e+00   5.0043500e+00   5.4796600e+00   5.6436600e+00];
bc2=447.736+[2.8364000e+00   2.8210600e+00   2.8662100e+00   2.9359200e+00   3.0413300e+00   3.0978400e+00   3.2641800e+00   3.3696000e+00   3.5150500e+00   3.6906900e+00   3.8695400e+00   4.0794500e+00   4.2754000e+00   4.5664400e+00   4.7393600e+00   5.0709700e+00   5.2974700e+00   5.5982700e+00   5.8846000e+00   6.3429900e+00   6.5091600e+00];
bc3=-690.116+[-1.3218300e+00  -1.4033400e+00  -1.5754000e+00  -1.7423200e+00  -1.9601400e+00  -2.0642200e+00  -2.3436200e+00  -2.5096100e+00  -2.7249700e+00  -2.9725700e+00  -3.2106300e+00  -3.4755200e+00  -3.7088300e+00  -4.0316700e+00  -4.2139000e+00  -4.5429600e+00  -4.7598300e+00  -5.0364400e+00  -5.2877500e+00  -5.6698700e+00  -5.8037500e+00];
% 16439
bd1=13.5613+[2.2240800e-01   2.5325800e-01   3.3036300e-01   4.1974000e-01   5.4508100e-01   6.0881500e-01   7.9485000e-01   9.1296300e-01   1.0790300e+00   1.2825300e+00   1.4898100e+00   1.7336600e+00   1.9589400e+00   2.2854500e+00   2.4729000e+00   2.8132300e+00   3.0361600e+00   3.3204700e+00   3.5808000e+00   3.9736800e+00   4.1091500e+00];
bd2=447.206+[2.0702900e+00   2.0370300e+00   2.0469400e+00   2.0900500e+00   2.1647400e+00   2.2067600e+00   2.3318200e+00   2.4110000e+00   2.5175000e+00   2.6474900e+00   2.7773900e+00   2.9317700e+00   3.0798800e+00   3.3024300e+00   3.4371800e+00   3.7026400e+00   3.8863200e+00   4.1320900e+00   4.3685100e+00   4.7526300e+00   4.8926900e+00];
bd3=-699.132+[-1.1512300e+00  -1.1979500e+00  -1.3099800e+00  -1.4282200e+00  -1.5867000e+00  -1.6634500e+00  -1.8707200e+00  -1.9942600e+00  -2.1547500e+00  -2.3416500e+00  -2.5217900e+00  -2.7249200e+00  -2.9068200e+00  -3.1609600e+00  -3.3060300e+00  -3.5725100e+00  -3.7499600e+00  -3.9766900e+00  -4.1835100e+00  -4.5000700e+00  -4.6113400e+00];
% 17116
be1=16.2684+[2.0733300e-01   2.4290400e-01   3.2725700e-01   4.2119600e-01   5.5030300e-01   6.1481600e-01   8.0087800e-01   9.1781100e-01   1.0819400e+00   1.2825300e+00   1.4864000e+00   1.7258300e+00   1.9465900e+00   2.2665100e+00   2.4499100e+00   2.7826700e+00   3.0004700e+00   3.2783700e+00   3.5332500e+00   3.9183000e+00   4.0510200e+00];
be2=449.981+[2.3181800e+00   2.2847500e+00   2.3028600e+00   2.3578200e+00   2.4503300e+00   2.5017600e+00   2.6537400e+00   2.7497500e+00   2.8784500e+00   3.0347600e+00   3.1902000e+00   3.3734100e+00   3.5474500e+00   3.8056200e+00   3.9604000e+00   4.2621100e+00   4.4693800e+00   4.7447100e+00   5.0072900e+00   5.4301900e+00   5.5837000e+00];
be3=-696.273+[-1.3985200e+00  -1.4499300e+00  -1.5791100e+00  -1.7161400e+00  -1.8999500e+00  -1.9889200e+00  -2.2293000e+00  -2.3726700e+00  -2.5592000e+00  -2.7769200e+00  -2.9869700e+00  -3.2240300e+00  -3.4365100e+00  -3.7332900e+00  -3.9025200e+00  -4.2135800e+00  -4.4206100e+00  -4.6854300e+00  -4.9271500e+00  -5.2975600e+00  -5.4279500e+00];
% 14886
bf1=9.91704+[4.3791600e-01   4.8814400e-01   6.3500300e-01   8.0412400e-01   1.0399300e+00   1.1570700e+00   1.4828000e+00   1.6835100e+00   1.9472400e+00   2.2583300e+00   2.5624100e+00   2.9108500e+00   3.2264000e+00   3.6717400e+00   3.9231300e+00   4.3768900e+00   4.6722800e+00   5.0460900e+00   5.3853100e+00   5.8951600e+00   6.0711900e+00];
bf2=444.847+[2.6550600e+00   2.6328000e+00   2.6560800e+00   2.7019100e+00   2.7748800e+00   2.8154400e+00   2.9386200e+00   3.0185500e+00   3.1312500e+00   3.2701900e+00   3.4144200e+00   3.5866600e+00   3.7502400e+00   3.9976400e+00   4.1467000e+00   4.4371200e+00   4.6376300e+00   4.9067000e+00   5.1656500e+00   5.5848800e+00   5.7377900e+00];
bf3=-691.954+[-1.0947100e+00  -1.1628100e+00  -1.3013600e+00  -1.4359600e+00  -1.6123500e+00  -1.6970400e+00  -1.9251600e+00  -2.0610300e+00  -2.2375000e+00  -2.4407800e+00  -2.6361600e+00  -2.8538800e+00  -3.0460900e+00  -3.3126200e+00  -3.4634300e+00  -3.7366400e+00  -3.9172500e+00  -4.1478500e+00  -4.3576900e+00  -4.6772700e+00  -4.7891600e+00];

xm1=bf1-be1;
xm2=bf2-be2;
xm3=bf3-be3;
yn1=bc1-bd1;
yn2=bc2-bd2;
yn3=bc3-bd3;
y13=[yn1',yn2',yn3'];
x13=[xm1',xm2',xm3'];

for n=1:k
    mag13x(n)=sqrt(x13(n,1)^2+x13(n,2)^2+x13(n,3)^2);
end
for n=1:k
    mag13y(n)=sqrt(y13(n,1)^2+y13(n,2)^2+y13(n,3)^2);
end
for n=1:k
    height13(n)=mag13y(1,1)-mag13y(1,n);
end
for n=1:k
    width13(n)=mag13x(1,1)-mag13x(1,n);
end


%% model14_Fixed_NoTether/S2_5P
t14=[2 2.05126 2.11533 2.17471 2.20107 2.25678 2.30078 2.35474 2.41562 2.45083 2.5117 2.55021 2.60026 2.65289 2.70081 2.75198 2.8011 2.85607 2.90043 2.95245 3];

% 1297
bg1=12.7746+[-2.9740500e-01   2.9987600e-01   1.3067500e+00   1.7643100e+00   2.5422000e+00   3.2153200e+00   3.6970800e+00   4.2246200e+00   4.7796600e+00   5.2931000e+00   5.7020500e+00   6.2635200e+00   6.5601400e+00   7.0063400e+00   7.2458500e+00   7.5110600e+00   7.6847300e+00   7.8570600e+00   8.0138600e+00   8.1465800e+00   8.2517300e+00];
bg2=447.736+[2.7438700e+00   2.5951700e+00   2.5969700e+00   2.6856700e+00   2.9483000e+00   3.3243200e+00   3.7034500e+00   4.2446500e+00   4.9776800e+00   5.7749300e+00   6.4873800e+00   7.5791800e+00   8.2015600e+00   9.2317900e+00   9.8809500e+00   1.0672700e+01   1.1216800e+01   1.1774600e+01   1.2278900e+01   1.2684600e+01   1.2992000e+01];
bg3=-690.116+[-7.2232400e-01  -1.3874400e+00  -1.9243800e+00  -2.1815500e+00  -2.6405700e+00  -3.0685300e+00  -3.3977800e+00  -3.7883000e+00  -4.2367600e+00  -4.6886700e+00  -5.0806200e+00  -5.6674800e+00  -6.0008800e+00  -6.5487800e+00  -6.8868200e+00  -7.2934200e+00  -7.5814800e+00  -7.8876400e+00  -8.1773300e+00  -8.4195200e+00  -8.6086500e+00];
% 16439
bh1=13.5613+[-2.9872300e-01   1.1133300e-01   8.2686800e-01   1.1586000e+00   1.7333000e+00   2.2413100e+00   2.6080500e+00   3.0154000e+00   3.4494400e+00   3.8549500e+00   4.1806300e+00   4.6317900e+00   4.8734800e+00   5.2398900e+00   5.4358100e+00   5.6565100e+00   5.8029500e+00   5.9497300e+00   6.0844900e+00   6.1981000e+00   6.2874700e+00];
bh2=447.206+[2.0430200e+00   1.8502000e+00   1.8906700e+00   1.9791700e+00   2.2112900e+00   2.5251400e+00   2.8378200e+00   3.2822200e+00   3.8867000e+00   4.5444400e+00   5.1303000e+00   6.0311500e+00   6.5424500e+00   7.3827400e+00   7.9081500e+00   8.5412000e+00   8.9754400e+00   9.4197300e+00   9.8217300e+00   1.0146400e+01   1.0393100e+01];
bh3=-699.132+[-5.8657500e-01  -1.1751500e+00  -1.6502100e+00  -1.8724900e+00  -2.2622400e+00  -2.6181200e+00  -2.8880900e+00  -3.2056200e+00  -3.5681400e+00  -3.9339400e+00  -4.2511300e+00  -4.7278700e+00  -4.9976900e+00  -5.4361500e+00  -5.7017300e+00  -6.0109500e+00  -6.2272500e+00  -6.4553900e+00  -6.6707200e+00  -6.8506800e+00  -6.9916200e+00];
% 17116
bi1=16.2684+[-3.2813800e-01   9.8938600e-02   8.2280600e-01   1.1552100e+00   1.7283100e+00   2.2331200e+00   2.5964300e+00   2.9987400e+00   3.4248200e+00   3.8209600e+00   4.1384200e+00   4.5751900e+00   4.8094100e+00   5.1629300e+00   5.3491300e+00   5.5596000e+00   5.6988500e+00   5.8375600e+00   5.9644900e+00   6.0716000e+00   6.1559400e+00];
bi2=449.981+[2.2464200e+00   2.0857300e+00   2.1722300e+00   2.2857900e+00   2.5656700e+00   2.9266500e+00   3.2774600e+00   3.7693000e+00   4.4309000e+00   5.1465600e+00   5.7812300e+00   6.7537700e+00   7.3037400e+00   8.2056400e+00   8.7693500e+00   9.4460800e+00   9.9094500e+00   1.0383500e+01   1.0812200e+01   1.1158100e+01   1.1420800e+01];
bi3=-696.273+[-7.6833000e-01  -1.4109000e+00  -1.9484300e+00  -2.2016200e+00  -2.6490300e+00  -3.0623400e+00  -3.3796100e+00  -3.7572400e+00  -4.1933600e+00  -4.6363000e+00  -5.0215700e+00  -5.6016400e+00  -5.9310100e+00  -6.4687400e+00  -6.7975300e+00  -7.1842400e+00  -7.4544100e+00  -7.7388200e+00  -8.0059900e+00  -8.2283300e+00  -8.4020000e+00];
% 14886
bk1=9.91704+[-2.5342700e-01   3.5233800e-01   1.3952400e+00   1.8725000e+00   2.6864200e+00   3.3928400e+00   3.8999100e+00   4.4576100e+00   5.0478700e+00   5.5969300e+00   6.0356700e+00   6.6423000e+00   6.9633000e+00   7.4491700e+00   7.7144200e+00   8.0090600e+00   8.2037200e+00   8.3992900e+00   8.5787600e+00   8.7305500e+00   8.8504500e+00];
bk2=444.847+[2.6061700e+00   2.4110200e+00   2.3365500e+00   2.3882600e+00   2.5861300e+00   2.9037100e+00   3.2390000e+00   3.7291600e+00   4.4051400e+00   5.1478000e+00   5.8163900e+00   6.8469200e+00   7.4376600e+00   8.4194500e+00   9.0397200e+00   9.7995000e+00   1.0322500e+01   1.0858600e+01   1.1343400e+01   1.1733700e+01   1.2029700e+01];
bk3=-691.954+[-5.6563500e-01  -1.1607600e+00  -1.6123100e+00  -1.8287000e+00  -2.2135500e+00  -2.5691300e+00  -2.8397900e+00  -3.1573400e+00  -3.5183000e+00  -3.8802300e+00  -4.1935900e+00  -4.6632600e+00  -4.9296500e+00  -5.3657400e+00  -5.6326000e+00  -5.9503300e+00  -6.1760700e+00  -6.4168700e+00  -6.6460100e+00  -6.8386500e+00  -6.9898100e+00];

xo1=bk1-bi1;
xo2=bk2-bi2;
xo3=bk3-bi3;
yp1=bg1-bh1;
yp2=bg2-bh2;
yp3=bg3-bh3;
x14=[xo1',xo2',xo3'];
y14=[yp1',yp2',yp3'];

for n=1:k
    mag14x(n)=sqrt(x14(n,1)^2+x14(n,2)^2+x14(n,3)^2);
end
for n=1:k
    mag14y(n)=sqrt(y14(n,1)^2+y14(n,2)^2+y14(n,3)^2);
end
for n=1:k
    height14(n)=mag14y(1,1)-mag14y(1,n);
end
for n=1:k
    width14(n)=mag14x(1,1)-mag14x(1,n);
end

%% Percent change
% bar plot
figure(1)
pc15x=(mag15x(21)/mag15x(1)*100)-100;
pc15y=(mag15y(21)/mag15y(1)*100)-100;
pc15=[pc15y,pc15x];

pc1x=(mag1x(21)/mag1x(1)*100)-100;
pc1y=(mag1y(21)/mag1y(1)*100)-100;
pc1=[pc1y,pc1x];

pc2x=(mag2x(21)/mag2x(1)*100)-100;
pc2y=(mag2y(21)/mag2y(1)*100)-100;
pc2=[pc2y,pc2x];

pc3x=(mag3x(21)/mag3x(1)*100)-100;
pc3y=(mag3y(21)/mag3y(1)*100)-100;
pc3=[pc3y,pc3x];

pc4x=(mag4x(21)/mag4x(1)*100)-100;
pc4y=(mag4y(21)/mag4y(1)*100)-100;
pc4=[pc4y,pc4x];

pc5x=(mag5x(21)/mag5x(1)*100)-100;
pc5y=(mag5y(21)/mag5y(1)*100)-100;
pc5=[pc5y,pc5x];

pc6x=(mag6x(21)/mag6x(1)*100)-100;
pc6y=(mag6y(21)/mag6y(1)*100)-100;
pc6=[pc6y,pc6x];

pc13x=(mag13x(21)/mag13x(1)*100)-100;
pc13y=(mag13y(21)/mag13y(1)*100)-100;
pc13=[pc13y,pc13x];


pc14x=(mag14x(21)/mag14x(1)*100)-100;
pc14y=(mag14y(21)/mag14y(1)*100)-100;
pc14=[pc14y,pc14x];

PC=[pc15;pc1;pc2;pc3;pc4;pc5;pc6;pc13;pc14];
bar(PC)
xticklabels({'Intact','Model 1','Model 2', 'Model 3','Model 4','Model 5','Model 6','Model 13','model 14'})
ylabel('Percent Change')
legend('Height','Width','location','northwest')
title('Absolute Foraminal Percent Change Under 2 N-m of extension (5P)')

%% figures
figure(2)

plot((t15-2)*(-2),-1*height15,'b')
hold on
plot((t15-2)*(-2),-1*width15,'-.b')
hold on

plot((t1-2)*(-2),-1*height1,'r')
hold on
plot((t1-2)*(-2),-1*width1,'-.r')
hold on

plot((t2-2)*(-2),-1*height2,'g')
hold on
plot((t2-2)*(-2),-1*width2,'-.g')
hold on

plot((t3-2)*(-2),-1*height3,'c')
hold on
plot((t3-2)*(-2),-1*width3,'-.c')
hold on

plot((t4-2)*(-2),-1*height4,'color',[.49 1 .63])
hold on
plot((t4-2)*(-2),-1*width4,'-.','color',[.49 1 .63])
hold on

plot((t5-2)*(-2),-1*height5,'color',[0.75, 0, 0.75])
hold on
plot((t5-2)*(-2),-1*width5,'-.','color',[0.75, 0, 0.75])
hold on

plot((t6-2)*(-2),-1*height6,'color',[0 0.5 1])
hold on
plot((t6-2)*(-2),-1*width6,'-.','color',[0 0.5 1])
hold on

plot((t13-2)*(-2),-1*height13,'color',[0.2 0 0])
hold on
plot((t13-2)*(-2),-1*width13,'-.','color',[0.2 0 0])
hold on

plot((t14-2)*(-2),-1*height14,'color',[1 .5 0])
hold on
plot((t14-2)*(-2),-1*width14,'-.','color',[1 .5 0])
hold on

xlabel('Moment (N-m)')
ylabel({'Narrowing/Widening (mm)';'(Positive is Widening, Negative is Narrowing)'})
title('C4-C5 Right Hand Foreman Narrowing/Widening Under 2 N-m of Extension (5P)')
legend('intact height','intact width','model 1 height', 'model 1 width','model 2 height','model 2 width','model 3 height', 'model 3 width','model 4 height','model 4 width','model 5 height','model 5 width','model 6 height','model 6 width','model 13 height','model 13 width','model 14 height','model 14 width','location','southwest')
